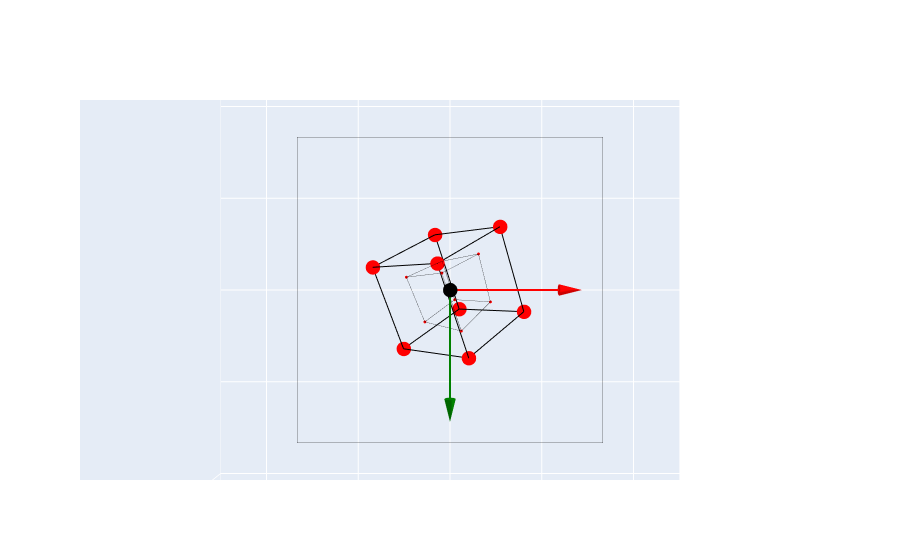

Here is the notebook cell this chart was saved with:
### Code cell
fig = go.Figure()

# Plot the object points in 3D
plot_cube(vertices=vertices, edges=edges, fig=fig)

# Plot camera center
fig.add_trace(go.Scatter3d(x=[0], y=[0], z=[0], mode='markers', marker=dict(size=5, color='black'), showlegend=False))

# Draw the image plane
draw_image_plane(fig)

# Draw the projection in the image plane
fig.add_trace(go.Scatter3d(
    x=list(nimp[:,0]),
    y=list(nimp[:,1]),
    z=list(nimp[:,2]),
    mode='markers',
    marker=dict(color='red', size=1),
    showlegend=False,
))
for (v1_idx, v2_idx) in edges:
    v1, v2 = nimp[v1_idx, :], nimp[v2_idx, :]
    fig.add_trace(
        go.Scatter3d(
            x=[v1[0], v2[0]],
            y=[v1[1], v2[1]],
            z=[1, 1],
            mode='lines',
            line=dict(color='black', width=0.5),
            showlegend=False,
        )
    )

fig.update_layout(
    scene=dict(
        aspectmode='manual',
        aspectratio=dict(x=1, y=1, z=1), # equal scaling for all axes
        xaxis=dict(range=[-5,5]),
        yaxis=dict(range=[-5,5]),
        zaxis=dict(range=[-2,8]),
        camera=dict(
            eye=dict(x=0,y=0,z=-0.5),
            center=dict(x=0,y=0,z=1),
            up=dict(x=0,y=-1,z=0)
        )
    )
)

draw_coordinate_frame(fig, 0.5)


fig.show()

### Figure 1 — Plotly figure (JSON) as saved in the notebook; plotly's stock layout.template omitted (floating-point values rounded to 4 significant figures)
{"data": [{"marker": {"color": "red", "size": 5}, "mode": "markers", "showlegend": false, "type": "scatter3d", "x": [-0.8234, -0.1163, 0.1825, -0.5246, -0.1825, 0.5246, 0.8234, 0.1163], "y": [-0.2418, -0.2418, 0.6645, 0.6645, -0.6645, -0.6645, 0.2418, 0.2418], "z": [2.884, 2.177, 2.475, 3.183, 3.525, 2.817, 3.116, 3.823]}, {"line": {"color": "black"}, "mode": "lines", "showlegend": false, "type": "scatter3d", "x": [-0.8234, -0.1163], "y": [-0.2418, -0.2418], "z": [2.884, 2.177]}, {"line": {"color": "black"}, "mode": "lines", "showlegend": false, "type": "scatter3d", "x": [-0.1163, 0.1825], "y": [-0.2418, 0.6645], "z": [2.177, 2.475]}, {"line": {"color": "black"}, "mode": "lines", "showlegend": false, "type": "scatter3d", "x": [0.1825, -0.5246], "y": [0.6645, 0.6645], "z": [2.475, 3.183]}, {"line": {"color": "black"}, "mode": "lines", "showlegend": false, "type": "scatter3d", "x": [-0.5246, -0.8234], "y": [0.6645, -0.2418], "z": [3.183, 2.884]}, {"line": {"color": "black"}, "mode": "lines", "showlegend": false, "type": "scatter3d", "x": [-0.1825, 0.5246], "y": [-0.6645, -0.6645], "z": [3.525, 2.817]}, {"line": {"color": "black"}, "mode": "lines", "showlegend": false, "type": "scatter3d", "x": [0.5246, 0.8234], "y": [-0.6645, 0.2418], "z": [2.817, 3.116]}, {"line": {"color": "black"}, "mode": "lines", "showlegend": false, "type": "scatter3d", "x": [0.8234, 0.1163], "y": [0.2418, 0.2418], "z": [3.116, 3.823]}, {"line": {"color": "black"}, "mode": "lines", "showlegend": false, "type": "scatter3d", "x": [0.1163, -0.1825], "y": [0.2418, -0.6645], "z": [3.823, 3.525]}, {"line": {"color": "black"}, "mode": "lines", "showlegend": false, "type": "scatter3d", "x": [-0.8234, -0.1825], "y": [-0.2418, -0.6645], "z": [2.884, 3.525]}, {"line": {"color": "black"}, "mode": "lines", "showlegend": false, "type": "scatter3d", "x": [-0.1163, 0.5246], "y": [-0.2418, -0.6645], "z": [2.177, 2.817]}, {"line": {"color": "black"}, "mode": "lines", "showlegend": false, "type": "scatter3d", "x": [0.1825, 0.8234], "y": [0.6645, 0.2418], "z": [2.475, 3.116]}, {"line": {"color": "black"}, "mode": "lines", "showlegend": false, "type": "scatter3d", "x": [-0.5246, 0.1163], "y": [0.6645, 0.2418], "z": [3.183, 3.823]}, {"marker": {"color": "black", "size": 5}, "mode": "markers", "showlegend": false, "type": "scatter3d", "x": [0], "y": [0], "z": [0]}, {"line": {"color": "black", "width": 0.5}, "mode": "lines", "showlegend": false, "type": "scatter3d", "x": [-1, 1], "y": [-1, -1], "z": [1, 1]}, {"line": {"color": "black", "width": 0.5}, "mode": "lines", "showlegend": false, "type": "scatter3d", "x": [1, 1], "y": [-1, 1], "z": [1, 1]}, {"line": {"color": "black", "width": 0.5}, "mode": "lines", "showlegend": false, "type": "scatter3d", "x": [1, -1], "y": [1, 1], "z": [1, 1]}, {"line": {"color": "black", "width": 0.5}, "mode": "lines", "showlegend": false, "type": "scatter3d", "x": [-1, -1], "y": [1, -1], "z": [1, 1]}, {"marker": {"color": "red", "size": 1}, "mode": "markers", "showlegend": false, "type": "scatter3d", "x": [-0.2855, -0.05343, 0.07374, -0.1648, -0.05179, 0.1862, 0.2642, 0.03042], "y": [-0.08387, -0.1111, 0.2684, 0.2088, -0.1885, -0.2358, 0.07761, 0.06325], "z": [1, 1, 1, 1, 1, 1, 1, 1]}, {"line": {"color": "black", "width": 0.5}, "mode": "lines", "showlegend": false, "type": "scatter3d", "x": [-0.2855, -0.05343], "y": [-0.08387, -0.1111], "z": [1, 1]}, {"line": {"color": "black", "width": 0.5}, "mode": "lines", "showlegend": false, "type": "scatter3d", "x": [-0.05343, 0.07374], "y": [-0.1111, 0.2684], "z": [1, 1]}, {"line": {"color": "black", "width": 0.5}, "mode": "lines", "showlegend": false, "type": "scatter3d", "x": [0.07374, -0.1648], "y": [0.2684, 0.2088], "z": [1, 1]}, {"line": {"color": "black", "width": 0.5}, "mode": "lines", "showlegend": false, "type": "scatter3d", "x": [-0.1648, -0.2855], "y": [0.2088, -0.08387], "z": [1, 1]}, {"line": {"color": "black", "width": 0.5}, "mode": "lines", "showlegend": false, "type": "scatter3d", "x": [-0.05179, 0.1862], "y": [-0.1885, -0.2358], "z": [1, 1]}, {"line": {"color": "black", "width": 0.5}, "mode": "lines", "showlegend": false, "type": "scatter3d", "x": [0.1862, 0.2642], "y": [-0.2358, 0.07761], "z": [1, 1]}, {"line": {"color": "black", "width": 0.5}, "mode": "lines", "showlegend": false, "type": "scatter3d", "x": [0.2642, 0.03042], "y": [0.07761, 0.06325], "z": [1, 1]}, {"line": {"color": "black", "width": 0.5}, "mode": "lines", "showlegend": false, "type": "scatter3d", "x": [0.03042, -0.05179], "y": [0.06325, -0.1885], "z": [1, 1]}, {"line": {"color": "black", "width": 0.5}, "mode": "lines", "showlegend": false, "type": "scatter3d", "x": [-0.2855, -0.05179], "y": [-0.08387, -0.1885], "z": [1, 1]}, {"line": {"color": "black", "width": 0.5}, "mode": "lines", "showlegend": false, "type": "scatter3d", "x": [-0.05343, 0.1862], "y": [-0.1111, -0.2358], "z": [1, 1]}, {"line": {"color": "black", "width": 0.5}, "mode": "lines", "showlegend": false, "type": "scatter3d", "x": [0.07374, 0.2642], "y": [0.2684, 0.07761], "z": [1, 1]}, {"line": {"color": "black", "width": 0.5}, "mode": "lines", "showlegend": false, "type": "scatter3d", "x": [-0.1648, 0.03042], "y": [0.2088, 0.06325], "z": [1, 1]}, {"line": {"color": "red", "width": 4}, "mode": "lines", "name": "x-axis", "showlegend": false, "type": "scatter3d", "x": [0, 0.5], "y": [0, 0], "z": [0, 0]}, {"colorscale": [[0, "red"], [1, "red"]], "name": "x-axis", "showlegend": false, "showscale": false, "sizemode": "absolute", "sizeref": 0.1, "type": "cone", "u": [0.5], "v": [0], "w": [0], "x": [0.5], "y": [0], "z": [0]}, {"line": {"color": "green", "width": 4}, "mode": "lines", "name": "y-axis", "showlegend": false, "type": "scatter3d", "x": [0, 0], "y": [0, 0.5], "z": [0, 0]}, {"colorscale": [[0, "green"], [1, "green"]], "name": "y-axis", "showlegend": false, "showscale": false, "sizemode": "absolute", "sizeref": 0.1, "type": "cone", "u": [0], "v": [0.5], "w": [0], "x": [0], "y": [0.5], "z": [0]}, {"line": {"color": "blue", "width": 4}, "mode": "lines", "name": "z-axis", "showlegend": false, "type": "scatter3d", "x": [0, 0], "y": [0, 0], "z": [0, 0.5]}, {"colorscale": [[0, "blue"], [1, "blue"]], "name": "z-axis", "showlegend": false, "showscale": false, "sizemode": "absolute", "sizeref": 0.1, "type": "cone", "u": [0], "v": [0], "w": [0.5], "x": [0], "y": [0], "z": [0.5]}], "layout": {"scene": {"aspectmode": "manual", "aspectratio": {"x": 1, "y": 1, "z": 1}, "camera": {"center": {"x": 0, "y": 0, "z": 1}, "eye": {"x": 0, "y": 0, "z": -0.5}, "up": {"x": 0, "y": -1, "z": 0}}, "xaxis": {"range": [-5, 5]}, "yaxis": {"range": [-5, 5]}, "zaxis": {"range": [-2, 8]}}}}
